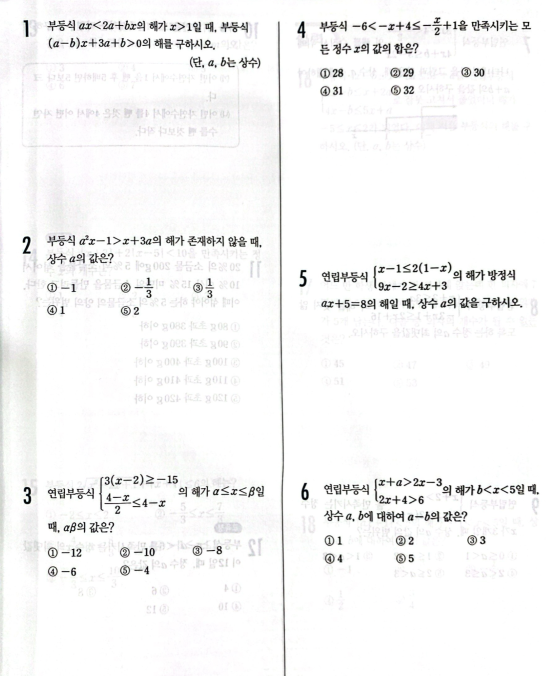
#> input picture model-server/object_segmentation/src/scenes/prob_8.png, 1092 x 1352 px (shown at 1/2 size)
$ python obj_sam_cv.py
#> lines starting #> are read from the running program, lines starting #| are printed output that depends on the picture; after the words box and inside, x2 and y2 are one past the last pixel; in counts of white or black regions, pixels touching at a corner belong together
#> in problem_crop, image is the input picture: shape (1352, 1092, 3); mean B, G, R 246.5, 246.5, 246.6
import numpy as np
import cv2
import os
import matplotlib.pyplot as plt

problem_idx = 0

def preprocess_image(page):

    gray = cv2.cvtColor(page, cv2.COLOR_BGR2GRAY)
    _, binary = cv2.threshold(gray, 200, 255, cv2.THRESH_BINARY_INV)
#> binary: shape (1352, 1092); 3.5% white; 358 white regions (40 under 20 px), largest, box (x1, y1, x2, y2) and area: (556, 43, 571, 1352) 4222, (963, 594, 1045, 617) 768, (639, 41, 694, 65) 630

    # 구조적 요소 커널을 생성하여 세로 선 강조
    vertical_kernel = cv2.getStructuringElement(cv2.MORPH_RECT, (1, page.shape[0] // 30))

    # 모폴로지 연산을 통해 세로 선 강조
    detected_lines = cv2.morphologyEx(binary, cv2.MORPH_OPEN, vertical_kernel, iterations=2)
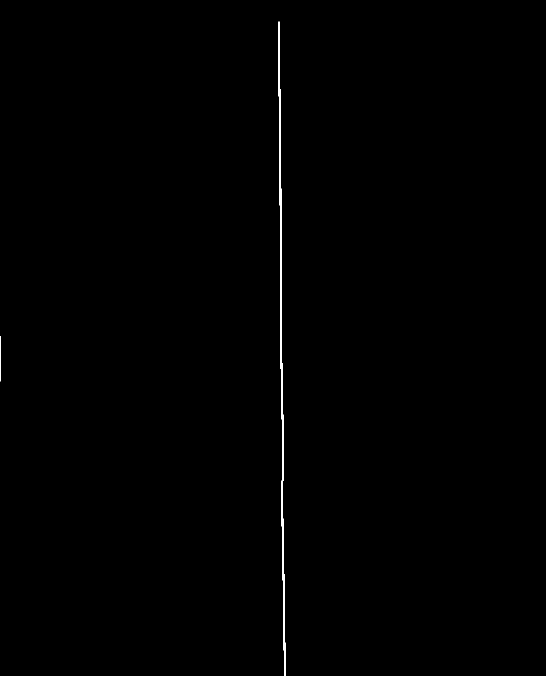
#> detected_lines: shape (1352, 1092) (shown at 1/2 size); 0.28% white; 2 white regions

    # 세로 구분선 제거
    cnts = cv2.findContours(detected_lines, cv2.RETR_EXTERNAL, cv2.CHAIN_APPROX_SIMPLE)[0]
#> cnts = 2 contours, 1 with area under 20; largest, box (x1, y1, x2, y2) and area: (557, 43, 571, 1352) 2746
    for c in cnts:
        x, y, w, h = cv2.boundingRect(c)
        if h > page.shape[0] // 2:  # 세로 선이 이미지의 절반 이상을 잇는 경우
            cv2.drawContours(binary, [c], -1, (0, 0, 0), thickness=cv2.FILLED)
#> this loop made 2 passes
#> (c, x, y, w, h) on pass 1: ([[0, 672], [0, 762]], 0, 672, 1, 91)
#> binary: shape (1352, 1092); 3.2% white; 374 white regions (55 under 20 px), largest, box (x1, y1, x2, y2) and area: (963, 594, 1045, 617) 768, (639, 41, 694, 65) 630, (441, 44, 496, 66) 582

    processed_image = cv2.bitwise_not(binary)

    # plt.imshow(processed_image, cmap='gray')
    # plt.axis('off')
    # plt.show()

    return processed_image

def imtrim(page):
    if page is None:
        print("Error: Input page is None.")
        return None, None

    # top_trim = 100
    # bottom_trim = 50
    # page = page[top_trim:-bottom_trim, :]


    if len(page.shape) == 2:
        h, w = page.shape
    else:
        h, w, _ = page.shape

    print(f"Image size after trimming: {h}x{w}")
#| Image size after trimming: 1352x1092

    half_width = w // 2

    x_left = 0
    w_left = half_width

    x_right = half_width
    w_right = w - half_width
    left = page[:, x_left:x_left + w_left]
#> left: shape (1352, 546); 97.1% white; 205 black regions (39 under 20 px), largest, box (x1, y1, x2, y2) and area: (441, 44, 496, 66) 582, (308, 77, 346, 98) 475, (375, 471, 411, 493) 392
    right = page[:, x_right:]
#> right: shape (1352, 546); 96.6% white; 169 black regions (16 under 20 px), largest, box (x1, y1, x2, y2) and area: (417, 594, 499, 617) 768, (93, 41, 148, 65) 630, (373, 594, 413, 616) 508

    print(f"Left image shape: {left.shape}")
#| Left image shape: (1352, 546)
    print(f"Right image shape: {right.shape}")
#| Right image shape: (1352, 546)
#| Image size after trimming: 1352x1092
#| Left image shape: (1352, 546, 3)
#| Right image shape: (1352, 546, 3)
#| all shape: (1352, 1092, 3)
#| right shape:  (1352, 546)
#| left shape:  (1352, 546)

    return right, left

def contour(page_rl, output_dir, type, origin):
#> called with output_dir = 'output_problems', type = 'right'
    global problem_idx

    # show page_rl
    # plt.imshow(page_rl)
    # plt.axis('off')
    # plt.show()

    if page_rl is None:
        print("Error: page_rl is None.")
        return

    # imgray = cv2.cvtColor(page_rl, cv2.COLOR_BGR2GRAY)
    imgray = page_rl

    blur = cv2.GaussianBlur(imgray, ksize=(3, 3), sigmaX=0)
    thresh = cv2.threshold(blur, 0, 255, cv2.THRESH_BINARY + cv2.THRESH_OTSU)[1]
#> thresh: shape (1352, 546); 96.4% white; 132 black regions (1 under 20 px), largest, box (x1, y1, x2, y2) and area: (417, 594, 499, 617) 805, (121, 968, 187, 990) 686, (93, 41, 148, 65) 652

    edge = cv2.Canny(thresh, 100, 200)
#> edge: shape (1352, 546); 1.6% white in thin lines or dots, all inside (x1, y1, x2, y2) = (9, 34, 532, 1128)
    kernel = cv2.getStructuringElement(cv2.MORPH_RECT, (50, 50))
#> kernel: shape (50, 50); every value is 1
    closed = cv2.morphologyEx(edge, cv2.MORPH_CLOSE, kernel)
#> closed: shape (1352, 546); 13.5% white; 5 white regions

    contours, hierarchy = cv2.findContours(closed.copy(), cv2.RETR_EXTERNAL, cv2.CHAIN_APPROX_SIMPLE)
#> contours = 5 contours; box (x1, y1, x2, y2) and area: (56, 956, 546, 1129) 34038, (53, 524, 500, 620) 32576, (0, 35, 517, 194) 28760, (0, 879, 24, 943) 1448, (377, 134, 424, 156) 798

    contoured_image = page_rl.copy()
    cv2.drawContours(contoured_image, contours, -1, (0, 255, 0), 2)
#> contoured_image: shape (1352, 546); 95% white; 58 black regions (14 under 20 px), largest, box (x1, y1, x2, y2) and area: (55, 955, 546, 1130) 11746, (0, 34, 518, 195) 10547, (52, 523, 501, 621) 9391

    cv2.imwrite(f"{output_dir}/_{type}_contoured_image.png", contoured_image)

    problem_locations = []

    cnt = 0
    print("contours len, type: ", len(contours), " ",type)
#| contours len, type:  5   right
    for i, c in enumerate(contours):
        x, y, w, h = cv2.boundingRect(c)
        if w > 100 and h > 50:
            problem_locations.append((x, y, w, h))
#> this loop made 5 passes
#> (x, y, w, h) on passes 1 to 5: (56, 956, 490, 173), (0, 879, 24, 64), (53, 524, 447, 96), (377, 134, 47, 22), (0, 35, 517, 159)
#> after the loop, problem_locations = [(56, 956, 490, 173), (53, 524, 447, 96), (0, 35, 517, 159)]
            # img_trim = page_rl[y:y+h, x:x+w]
            # cv2.imwrite(f"{output_dir}/problem_{i+1+problem_idx}.jpg", img_trim, [int(cv2.IMWRITE_JPEG_QUALITY), 100])
            # cnt += 1

    print("problem_locations: ", len(problem_locations))
#| problem_locations:  3
    padding = 10
    scale_factor = 2  # 해상도 확대 비율
    for i in range(len(problem_locations)):
        x, y, w, h = problem_locations[i]
        img_trim = origin[y:y+h, x:x+w]

        # 이미지 해상도 확대
        img_resized = cv2.resize(img_trim, (w * scale_factor, h * scale_factor), interpolation=cv2.INTER_CUBIC)

        img_padded = cv2.copyMakeBorder(
            img_resized,
            top=padding * scale_factor, bottom=padding * scale_factor,
            left=padding * scale_factor, right=padding * scale_factor,
            borderType=cv2.BORDER_CONSTANT,
            value=[255, 255, 255]  # 흰색 패딩
        )

        # Bilateral Filter 적용
        anti_aliased_image = cv2.bilateralFilter(img_padded, d=15, sigmaColor=100, sigmaSpace=100)

        cv2.imwrite(f"{output_dir}/problem_{i+1+problem_idx}.png", anti_aliased_image, [cv2.IMWRITE_PNG_COMPRESSION, 0])
        cnt += 1
#> this loop made 3 passes
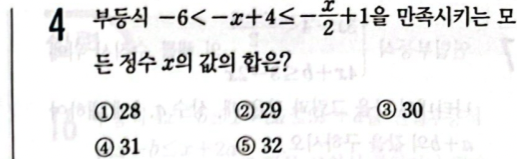
#> img_trim: shape (159, 517, 3); mean B, G, R 235, 234.9, 235.2
#> after the loop, cnt = 3

    problem_idx += cnt
#> problem_idx = 3

def problem_crop(image_url):
    if not os.path.exists(image_url):
        print(f"Error: The file {image_url} does not exist.")
        return

    imgfile = image_url
    image = cv2.imread(imgfile)

    # cv2.imshow('Image', image)
    # cv2.waitKey(0)
    # cv2.destroyAllWindows()

    if image is None:
        print(f"Error: Could not load image from {image_url}")
        return

    durty_image = preprocess_image(image)

    right, left = imtrim(durty_image)
    origin_right, origin_left = imtrim(image)
    print("all shape:", image.shape)
    print("right shape: ", right.shape)
    print("left shape: ", left.shape)

    # [7 lines of commented-out code are left out]

    if right is None or left is None:
        print("Error: Image trimming failed.")
        return

    output_dir = 'output_problems'
    os.makedirs(output_dir, exist_ok=True)

    contour(right, output_dir, 'right', origin_right)
    contour(left, output_dir, 'left', origin_left)
#> call 2 of contour, with output_dir = 'output_problems', type = 'left'
#> in contour (call 2), `closed = cv2.morphologyEx(edge, cv2.MORPH_CLOSE, kernel)`:
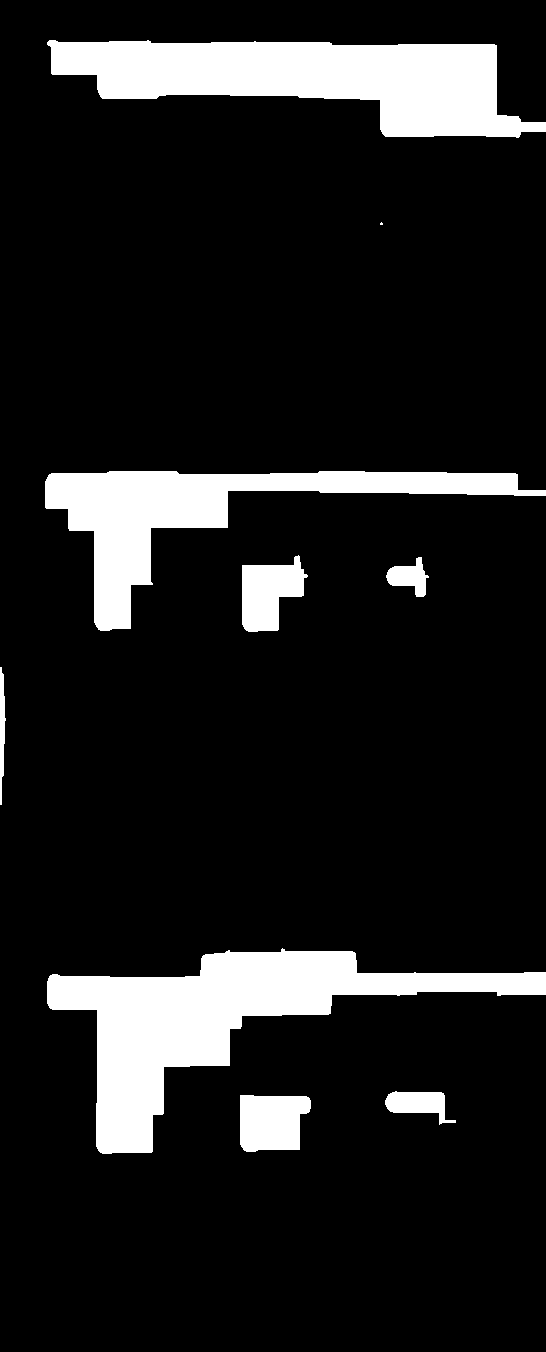
#> closed: shape (1352, 546); 12.2% white; 9 white regions (1 under 20 px)
#> in contour (call 2), `contours, hierarchy = cv2.findContours(closed.copy(), cv2.RETR_EXTERNA..`: contours = 9 contours, 1 with area under 20; largest, box (x1, y1, x2, y2) and area: (47, 948, 546, 1154) 30764, (47, 40, 546, 138) 27978, (45, 471, 546, 631) 20093, (240, 1095, 311, 1152) 3330, (242, 555, 308, 632) 3162, (385, 1091, 456, 1125) 1210, (386, 557, 429, 597) 842, (0, 667, 6, 805) 394
#> in contour (call 2), `cv2.drawContours(contoured_image, contours, -1, (0, 255, 0), 2)`:
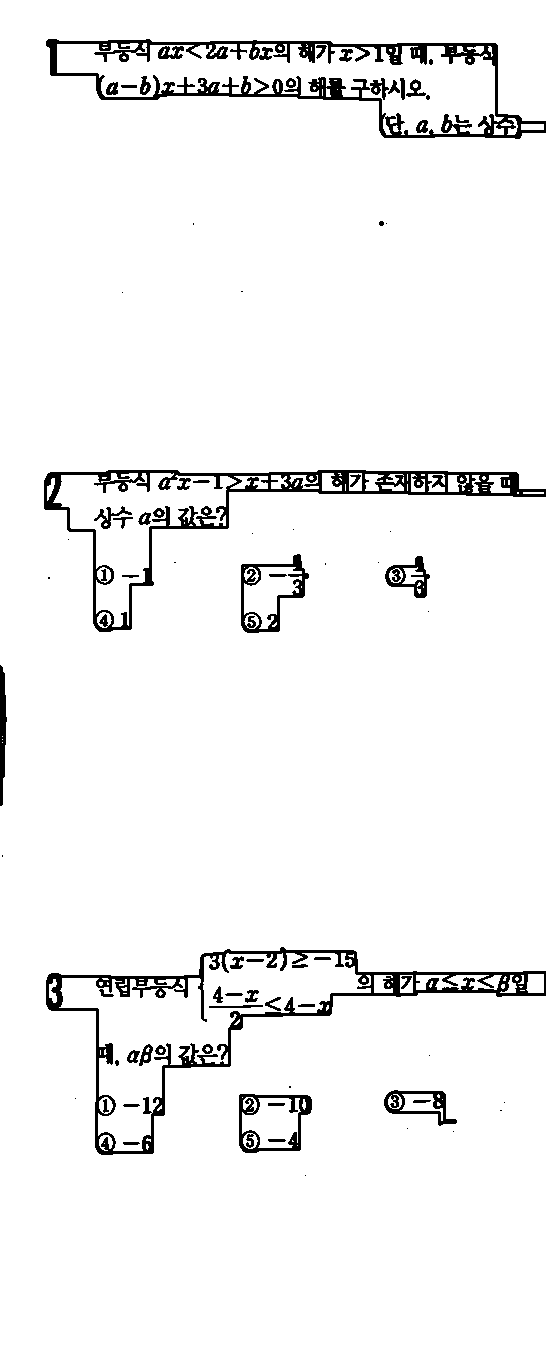
#> contoured_image: shape (1352, 546); 95.4% white; 77 black regions (24 under 20 px), largest, box (x1, y1, x2, y2) and area: (46, 947, 546, 1155) 8738, (46, 39, 546, 139) 8682, (44, 470, 546, 632) 8041
#| contours len, type:  9   left
#> the loop in contour (call 2), `for i, c in enumerate(contours):` made 9 passes
#> (x, y, w, h) on passes 1 to 8: (240, 1095, 71, 57), (385, 1091, 71, 34), (47, 948, 499, 206), (0, 667, 6, 138), (386, 557, 43, 40), (242, 555, 66, 77), (45, 471, 501, 160), (380, 222, 3, 3)
#> after the loop in contour (call 2), `for i, c in enumerate(contours):`: problem_locations = [(47, 948, 499, 206), (45, 471, 501, 160), (47, 40, 499, 98)]
#| problem_locations:  3
#> the loop in contour (call 2), `for i in range(len(problem_locations)):` made 3 passes
#> pass 1, in contour (call 2), `img_padded = cv2.copyMakeBorder( img_resized, top=padding * scale_fact..`:
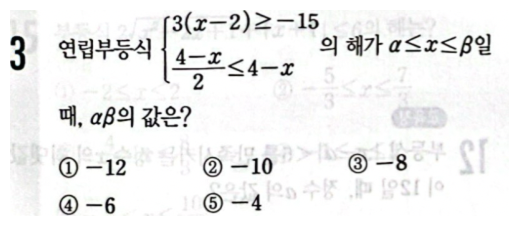
#> img_padded: shape (452, 1038, 3) (shown at 1/2 size); mean B, G, R 239.1, 239.3, 239.1
#> after the loop in contour (call 2), `for i in range(len(problem_locations)):`:
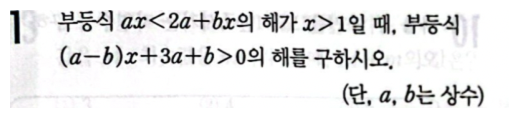
#> img_padded: shape (236, 1038, 3) (shown at 1/2 size); mean B, G, R 232.5, 232.2, 232.2
#> after the loop in contour (call 2), `for i in range(len(problem_locations)):`:
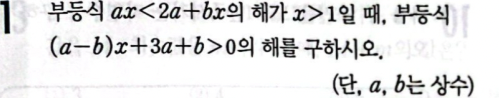
#> img_trim: shape (98, 499, 3); mean B, G, R 226.9, 226.4, 226.5
#> after the loop in contour (call 2), `for i in range(len(problem_locations)):`: cnt = 3
#> in contour (call 2), `problem_idx += cnt`: problem_idx = 6


problem_crop('src/scenes/prob_8.png')

# [11 lines of commented-out code are left out]

$ run again, with model-server/object_segmentation/temp/problem_9.png copied over model-server/object_segmentation/src/scenes/prob_8.png
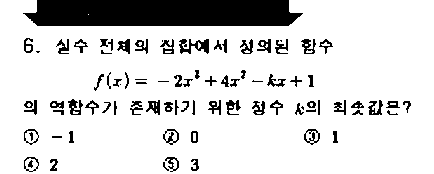
#> input picture model-server/object_segmentation/temp/problem_9.png, 434 x 174 px
#> in problem_crop, image is the input picture: shape (174, 434, 3); 84.9% white; 86 black regions (12 under 20 px), largest, box (x1, y1, x2, y2) and area: (23, 0, 303, 26) 6733, (179, 39, 209, 54) 249, (68, 99, 83, 115) 128
#> detected_lines: shape (174, 434); 10.5% white; 60 white regions (27 under 20 px)
#> cnts = 60 contours, 50 with area under 20; largest, box (x1, y1, x2, y2) and area: (33, 0, 294, 26) 6370, (204, 39, 209, 54) 50, (125, 39, 130, 54) 48, (34, 100, 37, 115) 27, (268, 39, 271, 53) 26
#> the loop in preprocess_image, `for c in cnts:` made 60 passes
#> (c, x, y, w, h) on passes 1 to 6: ([[177, 160], [177, 168]], 177, 160, 1, 9), ([[24, 160], [24, 168]], 24, 160, 1, 9), ([[196, 159], [196, 170], [197, 169], [197, 159]], 196, 159, 2, 12), ([[313, 132], [313, 140]], 313, 132, 1, 9), ([[177, 132], [177, 140]], 177, 132, 1, 9), ([[171, 132], [171, 140]], 171, 132, 1, 9)
#| Image size after trimming: 174x434
#> left: shape (174, 217); 80.1% white; 55 black regions (9 under 20 px), largest, box (x1, y1, x2, y2) and area: (23, 0, 217, 26) 4767, (179, 39, 209, 54) 249, (68, 99, 83, 115) 128
#> right: shape (174, 217); 89.8% white; 34 black regions (4 under 20 px), largest, box (x1, y1, x2, y2) and area: (0, 0, 86, 26) 1966, (84, 39, 99, 54) 120, (151, 100, 166, 115) 119
#| Left image shape: (174, 217)
#| Right image shape: (174, 217)
#| Image size after trimming: 174x434
#| Left image shape: (174, 217, 3)
#| Right image shape: (174, 217, 3)
#| all shape: (174, 434, 3)
#| right shape:  (174, 217)
#| left shape:  (174, 217)
#> thresh: shape (174, 217); 89.4% white; 34 black regions (3 under 20 px), largest, box (x1, y1, x2, y2) and area: (0, 0, 86, 26) 1966, (84, 39, 99, 54) 135, (151, 100, 166, 115) 129
#> edge: shape (174, 217); 3.7% white in thin lines or dots, all inside (x1, y1, x2, y2) = (0, 0, 194, 145)
#> kernel: shape (50, 50); every value is 1
#> closed: shape (174, 217); 33.5% white; 1 white region
#> contours = 1 contour; box (x1, y1, x2, y2) and area: (0, 0, 217, 146) 12284
#> contoured_image: shape (174, 217); 85.2% white; 17 black regions (3 under 20 px), largest, box (x1, y1, x2, y2) and area: (0, 0, 217, 147) 4832, (40, 39, 54, 53) 109, (23, 39, 36, 54) 103
#| contours len, type:  1   right
#> the loop in contour, `for i, c in enumerate(contours):` made 1 pass
#> after the loop in contour, `for i, c in enumerate(contours):`: problem_locations = [(0, 0, 217, 146)]
#| problem_locations:  1
#> the loop in contour, `for i in range(len(problem_locations)):` made 1 pass
#> (x, y, w, h, cnt) on pass 1: (0, 0, 217, 146, 1)
#> after the loop in contour, `for i in range(len(problem_locations)):`: cnt = 1
#> thresh: shape (174, 217); 80.1% white; 54 black regions (11 under 20 px), largest, box (x1, y1, x2, y2) and area: (24, 0, 217, 26) 4767, (179, 39, 209, 54) 253, (68, 99, 83, 115) 129
#> edge: shape (174, 217); 5.2% white in thin lines or dots, all inside (x1, y1, x2, y2) = (23, 0, 217, 173)
#> closed: shape (174, 217); 69.5% white; 3 black regions
#> contours = 1 contour; box (x1, y1, x2, y2) and area: (0, 0, 217, 174) 25756
#> in contour (call 2), `cv2.drawContours(contoured_image, contours, -1, (0, 255, 0), 2)`:
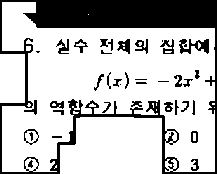
#> contoured_image: shape (174, 217); 74.6% white; 39 black regions (7 under 20 px), largest, box (x1, y1, x2, y2) and area: (0, 0, 217, 174) 7824, (179, 39, 209, 54) 249, (117, 39, 130, 54) 113
#| contours len, type:  1   left
#> the loop in contour (call 2), `for i, c in enumerate(contours):` made 1 pass
#> after the loop in contour (call 2), `for i, c in enumerate(contours):`: problem_locations = [(0, 0, 217, 174)]
#| problem_locations:  1
#> the loop in contour (call 2), `for i in range(len(problem_locations)):` made 1 pass
#> (x, y, w, h, cnt) on pass 1: (0, 0, 217, 174, 1)
#> pass 1, in contour (call 2), `img_padded = cv2.copyMakeBorder( img_resized, top=padding * scale_fact..`:
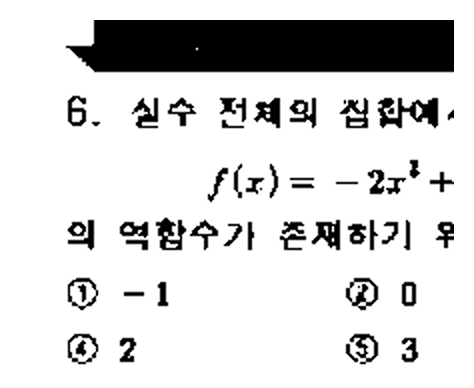
#> img_padded: shape (388, 474, 3); min 0, max 255, mean 213.1
#> after the loop in contour (call 2), `for i in range(len(problem_locations)):`: cnt = 1
#> problem_idx = 2

$ run again, with model-server/object_segmentation/output_problems_cam/problem_12.png copied over model-server/object_segmentation/src/scenes/prob_8.png
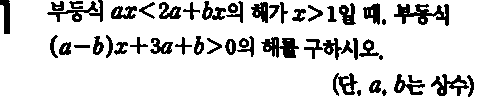
#> input picture model-server/object_segmentation/output_problems_cam/problem_12.png, 499 x 98 px
#> in problem_crop, image is the input picture: shape (98, 499, 3); 85.5% white; 50 black regions (1 under 20 px), largest, box (x1, y1, x2, y2) and area: (394, 4, 449, 26) 582, (261, 37, 299, 58) 475, (47, 0, 103, 22) 359
#> detected_lines: shape (98, 499); 10% white; 102 white regions (18 under 20 px)
#> cnts = 102 contours, 35 with area under 20; largest, box (x1, y1, x2, y2) and area: (283, 38, 295, 58) 192, (0, 0, 10, 34) 180, (253, 2, 268, 23) 166, (372, 3, 380, 25) 117, (434, 74, 447, 96) 116
#> the loop in preprocess_image, `for c in cnts:` made 102 passes
#> (x, y, w, h) on passes 1, 2, 3, 4, 7, 8, 9, 10: (358, 90, 3, 6), (383, 89, 3, 7), (457, 86, 4, 10), (408, 84, 5, 11), (370, 81, 4, 12), (400, 80, 5, 13), (375, 80, 5, 13), (339, 76, 7, 19)
#| Image size after trimming: 98x499
#> left: shape (98, 249); 87.5% white; 25 black regions, largest, box (x1, y1, x2, y2) and area: (47, 0, 103, 22) 359, (0, 0, 10, 34) 223, (202, 1, 226, 20) 218
#> right: shape (98, 250); 83.5% white; 26 black regions (1 under 20 px), largest, box (x1, y1, x2, y2) and area: (145, 4, 200, 26) 582, (12, 37, 50, 58) 475, (182, 74, 220, 96) 350
#| Left image shape: (98, 249)
#| Right image shape: (98, 250)
#| Image size after trimming: 98x499
#| Left image shape: (98, 249, 3)
#| Right image shape: (98, 250, 3)
#| all shape: (98, 499, 3)
#| right shape:  (98, 250)
#| left shape:  (98, 249)
#> thresh: shape (98, 250); 82.7% white; 19 black regions (1 under 20 px), largest, box (x1, y1, x2, y2) and area: (55, 38, 130, 60) 665, (145, 4, 200, 26) 609, (12, 37, 50, 58) 510
#> edge: shape (98, 250); 7.7% white in thin lines or dots, all inside (x1, y1, x2, y2) = (0, 1, 225, 97)
#> kernel: shape (50, 50); every value is 1
#> closed: shape (98, 250); 70.8% white; 2 black regions
#> contours = 1 contour; box (x1, y1, x2, y2) and area: (0, 0, 250, 98) 17004
#> contoured_image: shape (98, 250); 77.3% white; 16 black regions (1 under 20 px), largest, box (x1, y1, x2, y2) and area: (0, 0, 250, 98) 3822, (145, 74, 176, 95) 238, (114, 3, 131, 25) 229
#| contours len, type:  1   right
#> the loop in contour, `for i, c in enumerate(contours):` made 1 pass
#> after the loop in contour, `for i, c in enumerate(contours):`: problem_locations = [(0, 0, 250, 98)]
#| problem_locations:  1
#> the loop in contour, `for i in range(len(problem_locations)):` made 1 pass
#> (x, y, w, h, cnt) on pass 1: (0, 0, 250, 98, 1)
#> after the loop in contour, `for i in range(len(problem_locations)):`: cnt = 1
#> blur: shape (98, 249)
#> thresh: shape (98, 249); 86.9% white; 21 black regions, largest, box (x1, y1, x2, y2) and area: (47, 0, 103, 22) 568, (202, 0, 226, 20) 231, (111, 6, 137, 19) 230
#> edge: shape (98, 249); 6.7% white in thin lines or dots, all inside (x1, y1, x2, y2) = (0, 0, 249, 58)
#> closed: shape (98, 249); 53.2% white; 1 black region
#> contours = 1 contour; box (x1, y1, x2, y2) and area: (0, 0, 249, 59) 12688
#> in contour (call 2), `cv2.drawContours(contoured_image, contours, -1, (0, 255, 0), 2)`:
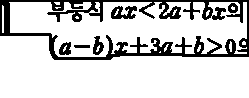
#> contoured_image: shape (98, 249); 82% white; 6 black regions, box (x1, y1, x2, y2) and area: (0, 0, 249, 60) 3819, (111, 6, 137, 19) 217, (93, 36, 104, 55) 124, (59, 42, 71, 55) 113, (228, 3, 238, 13) 70, (74, 45, 90, 48) 47
#| contours len, type:  1   left
#> the loop in contour (call 2), `for i, c in enumerate(contours):` made 1 pass
#> after the loop in contour (call 2), `for i, c in enumerate(contours):`: problem_locations = [(0, 0, 249, 59)]
#| problem_locations:  1
#> the loop in contour (call 2), `for i in range(len(problem_locations)):` made 1 pass
#> (x, y, w, h, cnt) on pass 1: (0, 0, 249, 59, 1)
#> pass 1, in contour (call 2), `img_padded = cv2.copyMakeBorder( img_resized, top=padding * scale_fact..`:
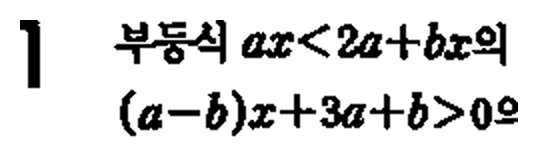
#> img_padded: shape (158, 538, 3); min 0, max 255, mean 218.5
#> after the loop in contour (call 2), `for i in range(len(problem_locations)):`: cnt = 1
#> problem_idx = 2
